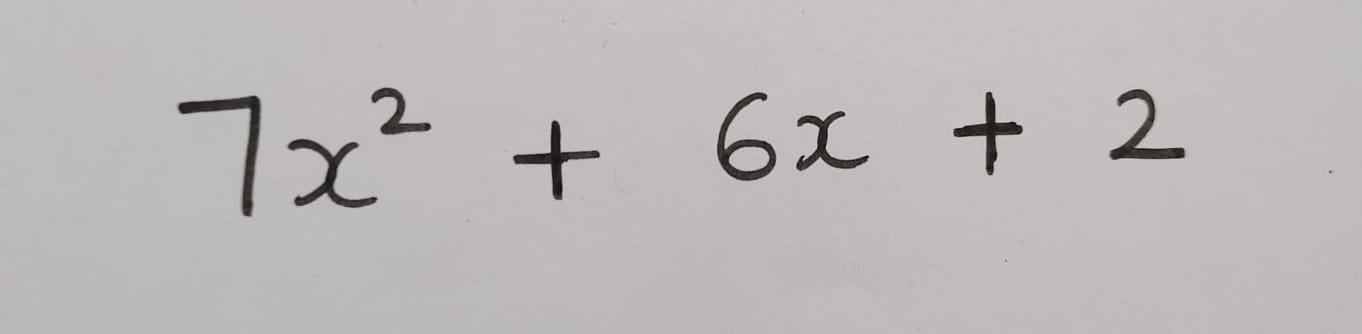
#> input picture eq7.jpeg, 1362 x 334 px, found by its file name
$ jupyter execute --allow-errors Hanwritten_Equation_Solver.ipynb
#> lines starting #> are read from the running program, lines starting #| are printed output that depends on the picture; after the words box and inside, x2 and y2 are one past the last pixel; in counts of white or black regions, pixels touching at a corner belong together
# Initialization of CNN Model

Do upload the model folder from github before running this cell

[cell 1]
import pandas as pd
import numpy as np
import cv2
import os
from keras.layers import Conv2D, MaxPooling2D, Dense, Flatten, Dropout
from keras.models import Sequential, model_from_json
from tensorflow.keras.utils import to_categorical
from os.path import isfile, join
from keras import backend as K
from os import listdir
from PIL import Image


# [51 lines left out: function extract_imgs, not called in this run]

class ConvolutionalNeuralNetwork:
    def __init__(self):
        if os.path.exists('/content/model.json') and os.path.exists('/content/model_weights.h5'):
            self.load_model()
        else:
            self.create_model()
            self.train_model()
            self.export_model()


    # [41 lines left out: functions load_model, predict, not called in this run]
#> (the rest of this cell did not finish here and is left out)

## Simple Polynomial Solving Code

[cell 2]
#Importing the necessary Modules
from google.colab.patches import cv2_imshow
import base64
from sympy.parsing.sympy_parser import parse_expr
from io import BytesIO
import cv2
import re
import numpy as np
from sympy import symbols, Eq, solve
im = cv2.imread("/content/eq7.jpeg",0) # Read the User Image
#> im: shape (334, 1362); min 3, max 215, mean 186.3
im = cv2.resize(im,(600,200)) # Resize the User Image as per Model Requirement
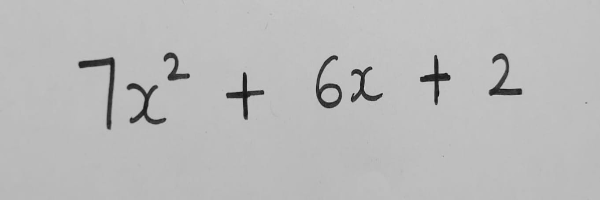
#> im: shape (200, 600); min 12, max 212, mean 186.3

# Thresholding the User Image
ret, thresh = cv2.threshold(im, 127, 255, 0)
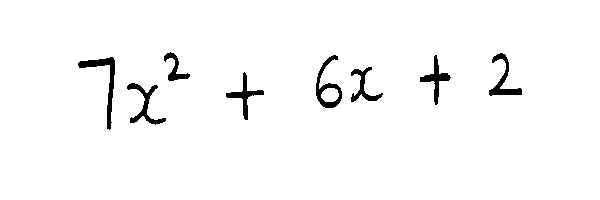
#> thresh: shape (200, 600); 97.3% white; 8 black regions, largest, box (x1, y1, x2, y2) and area: (78, 57, 115, 130) 536, (316, 55, 342, 108) 450, (127, 83, 166, 125) 431
kernel = np.zeros((3,3),np.uint8)
thresh = cv2.dilate(thresh,kernel,iterations = 1)
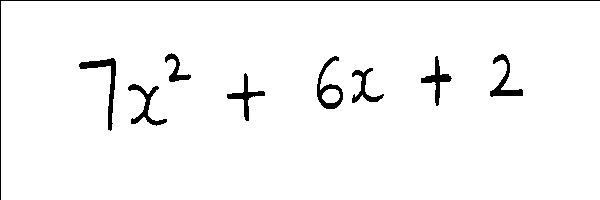
#> thresh: shape (200, 600); 96.7% white; 9 black regions, largest, box (x1, y1, x2, y2) and area: (0, 0, 600, 200) 799, (79, 58, 116, 131) 536, (317, 56, 343, 109) 450
thresh = cv2.morphologyEx(thresh, cv2.MORPH_OPEN, kernel)
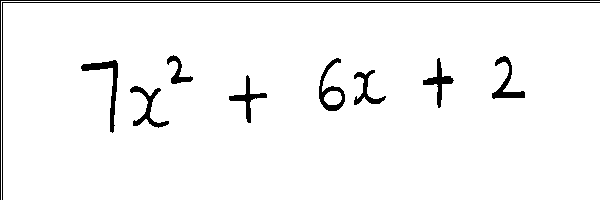
#> thresh: shape (200, 600); 96% white; 10 black regions, largest, box (x1, y1, x2, y2) and area: (0, 0, 600, 200) 799, (2, 2, 600, 200) 795, (81, 60, 118, 133) 536
thresh = thresh[10:,10:]
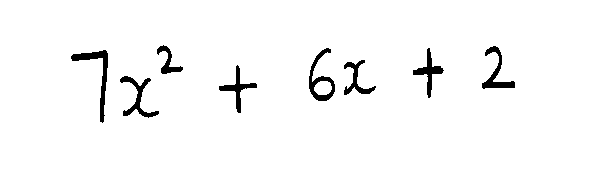
#> thresh: shape (190, 590); 97.2% white; 8 black regions, largest, box (x1, y1, x2, y2) and area: (71, 50, 108, 123) 536, (309, 48, 335, 101) 450, (120, 76, 159, 118) 431
cv2_imshow(thresh)


# Conversion of the threshold image into base64 DataURL
# This is done as our model requires base64 string to detect Equation/Polynomial

retval, buffer_img= cv2.imencode('.png', thresh)
#> buffer_img = 1973 values, max 255 at index 811, min 0 at index 8, mean 124.3
data = base64.b64encode(buffer_img)
data = str(data)
data = str(data)[2:len(data)-1]
operation = BytesIO(base64.urlsafe_b64decode(data))

#Initializing the CNN model
# [14 lines left out: function modifier1, not called in this run]

#> (the rest of this cell did not finish here and is left out)

$ run again, with eq1.jpeg copied over eq7.jpeg
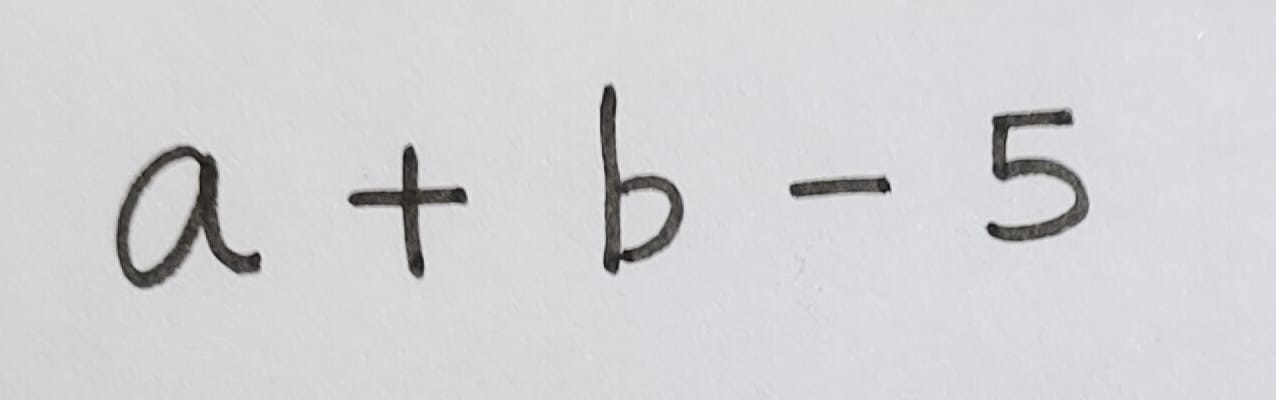
#> input picture eq1.jpeg, 1276 x 400 px, found by its file name
#> `im = cv2.resize(im,(600,200))`:
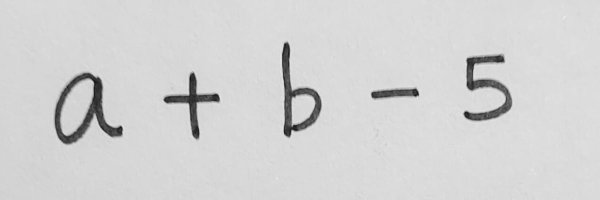
#> im: shape (200, 600); min 19, max 237, mean 210.6
#> `thresh = thresh[10:,10:]`:
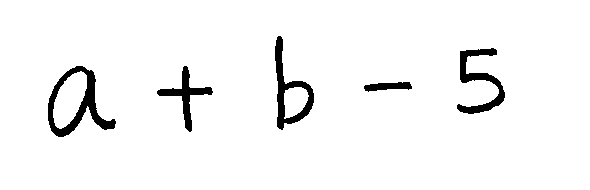
#> thresh: shape (190, 590); 95.9% white; 5 black regions, box (x1, y1, x2, y2) and area: (48, 66, 116, 137) 1398, (275, 36, 314, 130) 1095, (457, 48, 505, 114) 1042, (157, 66, 213, 132) 785, (364, 82, 412, 92) 310
#> buffer_img = 2074 values, max 255 at index 271, min 0 at index 8, mean 106.8

$ run again, with eq2.jpeg copied over eq7.jpeg
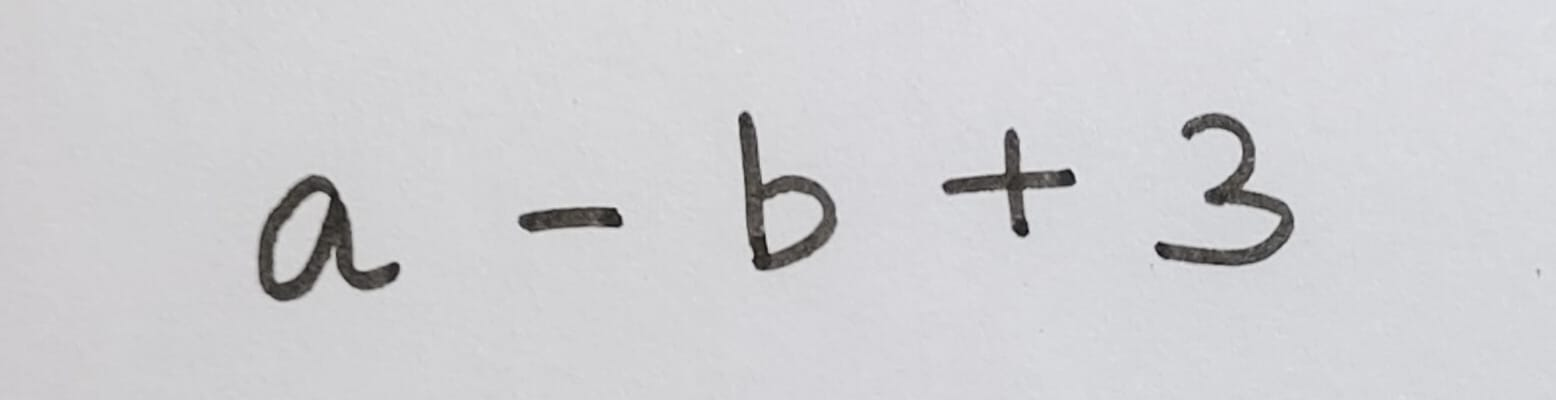
#> input picture eq2.jpeg, 1556 x 400 px, found by its file name
#> `im = cv2.resize(im,(600,200))`:
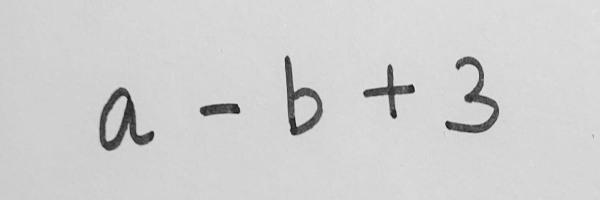
#> im: shape (200, 600); min 24, max 228, mean 207.7
#> `thresh = thresh[10:,10:]`:
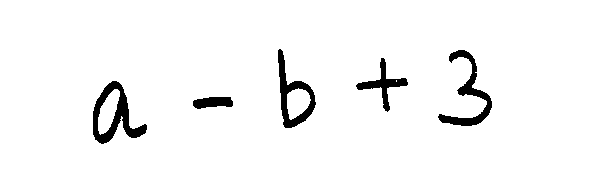
#> thresh: shape (190, 590); 96.3% white; 5 black regions, box (x1, y1, x2, y2) and area: (93, 81, 147, 144) 1210, (438, 50, 492, 126) 1022, (278, 49, 316, 128) 963, (356, 58, 408, 112) 626, (193, 97, 233, 109) 366
#> buffer_img = 1981 values, max 255 at index 1398, min 0 at index 8, mean 106.7
